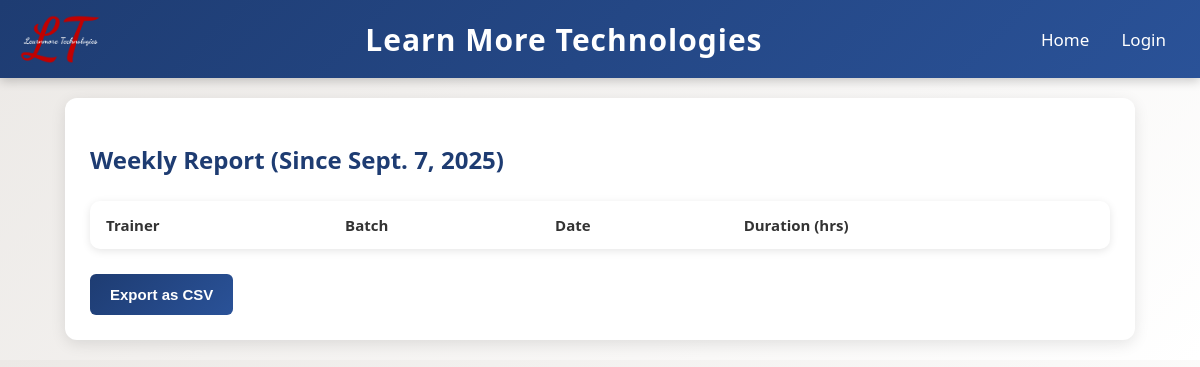
Page /weekly_report/ on the earlier database version.
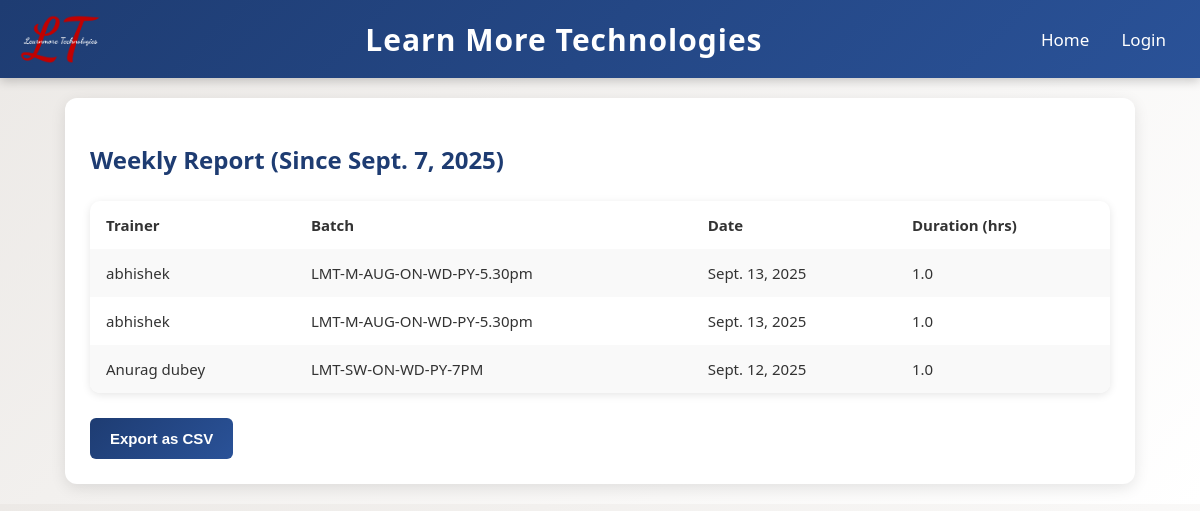
Same page on the later database version.
### trainer_app/models.py (models this page shows, shortened)
class DailyClassLog(models.Model):
    trainer = models.ForeignKey(Trainer, on_delete=models.CASCADE)
    batch = models.ForeignKey(Batch, on_delete=models.CASCADE)
    date = models.DateField()
    start_time = models.TimeField()
    end_time = models.TimeField()
    duration = models.FloatField()
    remarks = models.TextField(null=True, blank=True)

class Trainer(models.Model):
    user = models.OneToOneField(User, on_delete=models.CASCADE)
    name = models.CharField(max_length=100)
    subjects = models.CharField(max_length=200)
    expected_daily_hours = models.FloatField()

class Batch(models.Model):
    IT_COURSES = [
        ('python', 'Python'),
        ('java', 'Java'),
        ('cpp', 'C++'),
        ('web_dev', 'Web Development'),
        ('data_science', 'Data Science'),
        ('ml', 'Machine Learning'),
        ('ai', 'Artificial Intelligence'),
        ('cloud', 'Cloud Computing'),
        ('cyber_sec', 'Cyber Security'),
        ('dbms', 'Database Management'),
    ]
    name = models.CharField(max_length=100)
    course = models.CharField(max_length=50, choices=IT_COURSES)
    start_date = models.DateField()
    end_date = models.DateField(null=True, blank=True)
    trainer = models.ForeignKey("Trainer", on_delete=models.CASCADE)

### trainer_app/views.py (the view, shortened to what this page needs)
# urls.py: path('weekly_report/', views.weekly_report, name='weekly_report'),
def weekly_report(request):
    start_date = timezone.now().date() - timedelta(days=7)
    logs = DailyClassLog.objects.filter(date__gte=start_date)
    return render(request, 'weekly_report.html', {'logs': logs, 'start_date': start_date})

### trainer_app/templates/weekly_report.html
{% extends 'base.html' %}
{% block content %}
<h2>Weekly Report (Since {{ start_date }})</h2>
<table>
    <tr>
        <th>Trainer</th>
        <th>Batch</th>
        <th>Date</th>
        <th>Duration (hrs)</th>
    </tr>
    {% for log in logs %}
    <tr>
        <td>{{ log.trainer.name }}</td>
        <td>{{ log.batch.name }}</td>
        <td>{{ log.date }}</td>
        <td>{{ log.duration }}</td>
    </tr>
    {% endfor %}
</table>
<a href="{% url 'weekly_report' %}?export=csv"><button>Export as CSV</button></a>
{% endblock %}

### trainer_app/templates/base.html (shortened to what this page needs)
{% load static %}
<!DOCTYPE html>
<html lang="en">
<head>
</head>
<body>
    <header>
        <img src="{% static 'images/LT-1.webp' %}" alt="Company Logo">
        <h1>Learn More Technologies</h1>
        <nav>
            <a href="{% url 'index' %}">Home</a>
            {% if user.is_authenticated %}
                <form action="{% url 'logout' %}" method="post" style="display:inline;">
                    {% csrf_token %}
                    <button type="submit">Logout</button>
                </form>
                <span style="margin-left:10px;">Welcome, {{ user.username }}</span>
            {% else %}
                <a href="{% url 'login' %}">Login</a>
            {% endif %}
        </nav>
    </header>
    <div class="container">
        {% block content %}
        {% endblock %}
    </div>
</body>
</html>

### trainer_app/templates/base.html (style rules this page uses)
body { font-family: "Segoe UI", Tahoma, Geneva, Verdana, sans-serif; margin: 0; padding: 0; background: linear-gradient(135deg, #ece9e6, #ffffff); color: #333; font-size: 16px; }
.container { width: 85%; margin: 20px auto; padding: 25px; background: #fff; border-radius: 12px; box-shadow: 0 4px 15px rgba(0,0,0,0.1); }
header { background: linear-gradient(135deg, #1e3c72, #2a5298); color: white; padding: 14px 20px; display: flex; align-items: center; justify-content: space-between; box-shadow: 0 3px 10px rgba(0,0,0,0.2); }
header img { height: 50px; }
header h1 { flex: 1; text-align: center; margin: 0; font-size: 30px; font-weight: 700; letter-spacing: 1px; }
nav a { color: white; margin: 0 14px; text-decoration: none; font-weight: 500; font-size: 17px; transition: color 0.3s, transform 0.2s; }
h2 { font-size: 24px; margin-bottom: 10px; color: #1e3c72; }
table { width: 100%; border-collapse: collapse; margin: 25px 0; font-size: 15px; border-radius: 10px; overflow: hidden; box-shadow: 0 2px 8px rgba(0,0,0,0.1); }
table th, table td { padding: 14px 16px; text-align: left; }
table tr:nth-child(even) { background: #f9f9f9; }
button, input[type="submit"] { background: linear-gradient(135deg, #1e3c72, #2a5298); color: white; padding: 12px 20px; border: none; border-radius: 6px; cursor: pointer; font-weight: bold; font-size: 15px; transition: background 0.3s, transform 0.2s; }

Differences in the rows shown:
added DailyClassLog: trainer.name "abhishek", batch.name "LMT-M-AUG-ON-WD-PY-5.30pm", date "Sept. 13, 2025", duration "1.0"
added DailyClassLog: trainer.name "abhishek", batch.name "LMT-M-AUG-ON-WD-PY-5.30pm", date "Sept. 13, 2025", duration "1.0"
added DailyClassLog: trainer.name "Anurag dubey", batch.name "LMT-SW-ON-WD-PY-7PM", date "Sept. 12, 2025", duration "1.0"
